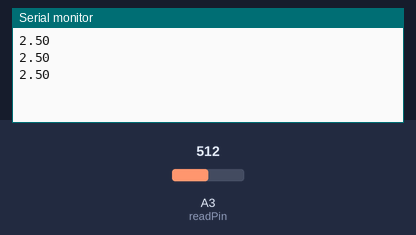
A sketch run on a simulated Arduino Uno, built with avr-gcc and run on an emulated ATmega328P. Shown: the last lines printed to the serial monitor. The inputs (shaded band) are chosen by the test bench; at power-on: A3 (readPin) = 512.

Above: at 1.3 s.
1.4 s: A3 (readPin) set to 716
At 1.9 s:
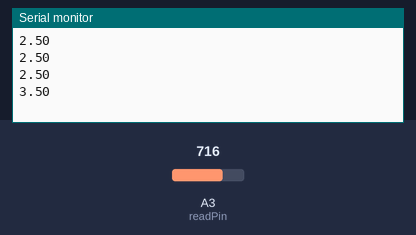
2.9 s: A3 (readPin) set to 900
At 3.4 s:
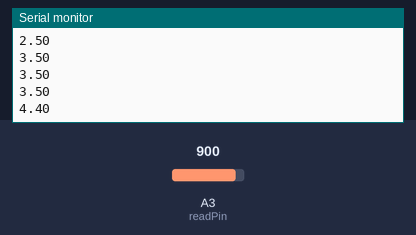
Timing chart, 0 to 5.9 s (numbered marks = the images above; inputs shaded):
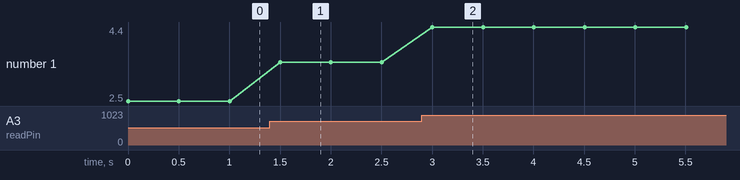

The sketch:

readingVoltages.ino
```cpp
int readPin=A3;
int readVal=0; //Set to 0 just to set the variable up
float VOut=0; //Set to 0 just to set the vairable up
int delayTime=500;


void setup() {
  // put your setup code here, to run once:
  pinMode(readPin,INPUT);
  Serial.begin(9600); //Set up the serial monitor

}

void loop() {
  // put your main code here, to run repeatedly:
  readVal=analogRead(readPin); //Reads a scaled number between 0 and 1023 (the voltage is scaled) | 1023 = 5V 0 = 0V
  VOut=(5./1023.)*readVal; //Need decimal points as it evaluates it as an integer otherwise
  Serial.println(VOut);
  delay(delayTime);


}
```

Measured:
- after the input at 1.4 s, the serial monitor: prints a new line after 0.10 s (image 1)
- after the input at 2.9 s, the serial monitor: prints a new line after 0.10 s (image 2)
- plotted number 1: 2.5 → 3.5 after the input at 1.4 s, 3.5 → 4.4 after the input at 2.9 s
